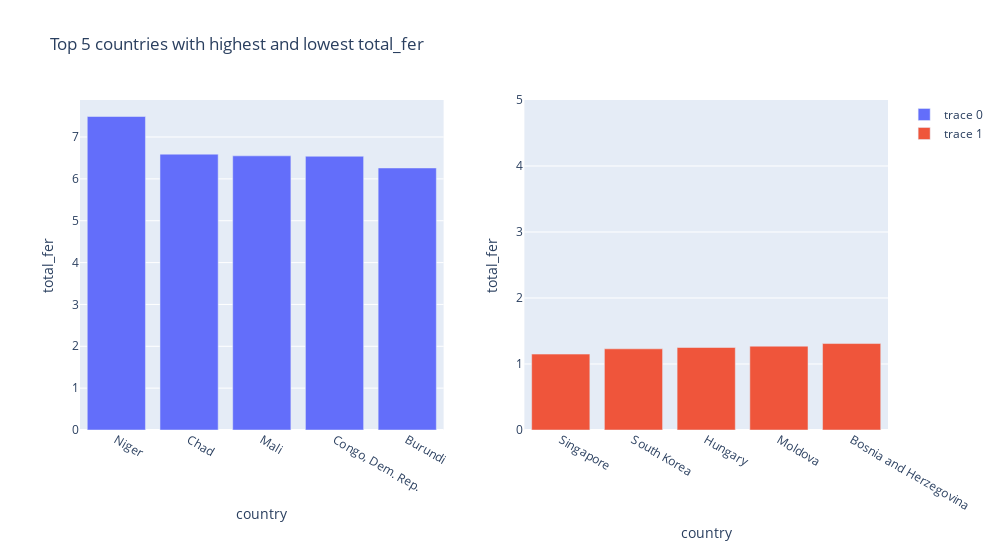

Notebook cell for this chart:
### Markdown cell above
- Japan has highest life expectency
- Haiti has lowest life expectency

### Code cell
#Top 5 countries with highest and lowest total_fer
pltt('total_fer',[0,5])

### Figure 1 — Plotly figure (JSON) as saved in the notebook; plotly's stock layout.template omitted (floating-point values rounded to 4 significant figures)
{"data": [{"type": "bar", "x": ["Niger", "Chad", "Mali", "Congo, Dem. Rep.", "Burundi"], "xaxis": "x", "y": [7.49, 6.59, 6.55, 6.54, 6.26], "yaxis": "y"}, {"type": "bar", "x": ["Singapore", "South Korea", "Hungary", "Moldova", "Bosnia and Herzegovina"], "xaxis": "x2", "y": [1.15, 1.23, 1.25, 1.27, 1.31], "yaxis": "y2"}], "layout": {"height": 550, "title": {"text": "Top 5 countries with highest and lowest total_fer"}, "width": 1000, "xaxis": {"anchor": "y", "domain": [0, 0.45], "title": {"text": "country"}}, "xaxis2": {"anchor": "y2", "domain": [0.55, 1], "title": {"text": "country"}}, "yaxis": {"anchor": "x", "domain": [0, 1], "title": {"text": "total_fer"}}, "yaxis2": {"anchor": "x2", "domain": [0, 1], "range": [0, 5], "title": {"text": "total_fer"}}}}
